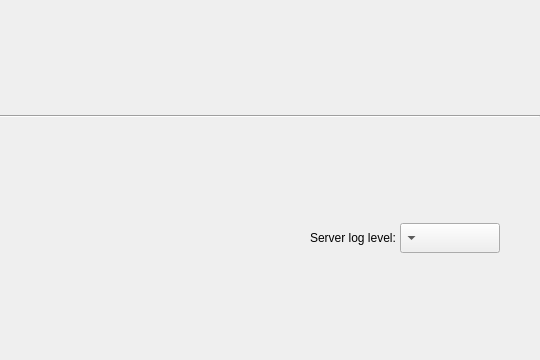
<?xml version="1.0" encoding="UTF-8"?>
<ui version="4.0">
 <class>PlusServerLauncherMainWindow</class>
 <widget class="QMainWindow" name="PlusServerLauncherMainWindow">
  <property name="geometry">
   <rect>
    <x>0</x>
    <y>0</y>
    <width>540</width>
    <height>360</height>
   </rect>
  </property>
  <property name="minimumSize">
   <size>
    <width>480</width>
    <height>320</height>
   </size>
  </property>
  <property name="maximumSize">
   <size>
    <width>1200</width>
    <height>800</height>
   </size>
  </property>
  <property name="windowTitle">
   <string>Plus Server Launcher</string>
  </property>
  <property name="windowIcon">
   <iconset resource="PlusServerLauncher.qrc">
    <normaloff>:/icons/Resources/icon_ConnectLarge.ico</normaloff>:/icons/Resources/icon_ConnectLarge.ico</iconset>
  </property>
  <widget class="QWidget" name="centralWidget">
   <property name="sizePolicy">
    <sizepolicy hsizetype="Expanding" vsizetype="Expanding">
     <horstretch>0</horstretch>
     <verstretch>0</verstretch>
    </sizepolicy>
   </property>
   <layout class="QVBoxLayout" name="centralLayout">
    <property name="spacing">
     <number>0</number>
    </property>
    <property name="leftMargin">
     <number>0</number>
    </property>
    <property name="topMargin">
     <number>0</number>
    </property>
    <property name="rightMargin">
     <number>0</number>
    </property>
    <property name="bottomMargin">
     <number>0</number>
    </property>
    <item>
     <spacer name="compressingSpacer">
      <property name="orientation">
       <enum>Qt::Vertical</enum>
      </property>
      <property name="sizeType">
       <enum>QSizePolicy::Fixed</enum>
      </property>
      <property name="sizeHint" stdset="0">
       <size>
        <width>0</width>
        <height>10</height>
       </size>
      </property>
     </spacer>
    </item>
    <item>
     <widget class="Line" name="statusBarSeparator">
      <property name="orientation">
       <enum>Qt::Horizontal</enum>
      </property>
     </widget>
    </item>
    <item>
     <widget class="QFrame" name="statusBarFrame">
      <property name="maximumSize">
       <size>
        <width>1200</width>
        <height>30</height>
       </size>
      </property>
      <property name="layoutDirection">
       <enum>Qt::RightToLeft</enum>
      </property>
      <layout class="QHBoxLayout" name="statusBarLayout">
       <property name="spacing">
        <number>0</number>
       </property>
       <property name="leftMargin">
        <number>0</number>
       </property>
       <property name="topMargin">
        <number>0</number>
       </property>
       <property name="rightMargin">
        <number>0</number>
       </property>
       <property name="bottomMargin">
        <number>0</number>
       </property>
       <item>
        <spacer name="horizontalSpacer_2">
         <property name="orientation">
          <enum>Qt::Horizontal</enum>
         </property>
         <property name="sizeType">
          <enum>QSizePolicy::Fixed</enum>
         </property>
         <property name="sizeHint" stdset="0">
          <size>
           <width>40</width>
           <height>0</height>
          </size>
         </property>
        </spacer>
       </item>
       <item>
        <widget class="QComboBox" name="comboBox_LogLevel">
         <property name="minimumSize">
          <size>
           <width>100</width>
           <height>0</height>
          </size>
         </property>
         <property name="maximumSize">
          <size>
           <width>1200</width>
           <height>30</height>
          </size>
         </property>
        </widget>
       </item>
       <item>
        <widget class="QLabel" name="label_LogLevel">
         <property name="maximumSize">
          <size>
           <width>400</width>
           <height>30</height>
          </size>
         </property>
         <property name="text">
          <string>Server log level: </string>
         </property>
        </widget>
       </item>
       <item>
        <spacer name="horizontalSpacer">
         <property name="orientation">
          <enum>Qt::Horizontal</enum>
         </property>
         <property name="sizeHint" stdset="0">
          <size>
           <width>40</width>
           <height>20</height>
          </size>
         </property>
        </spacer>
       </item>
      </layout>
     </widget>
    </item>
   </layout>
  </widget>
 </widget>
 <layoutdefault spacing="6" margin="11"/>
 <resources>
  <include location="PlusServerLauncher.qrc"/>
 </resources>
 <connections/>
</ui>
